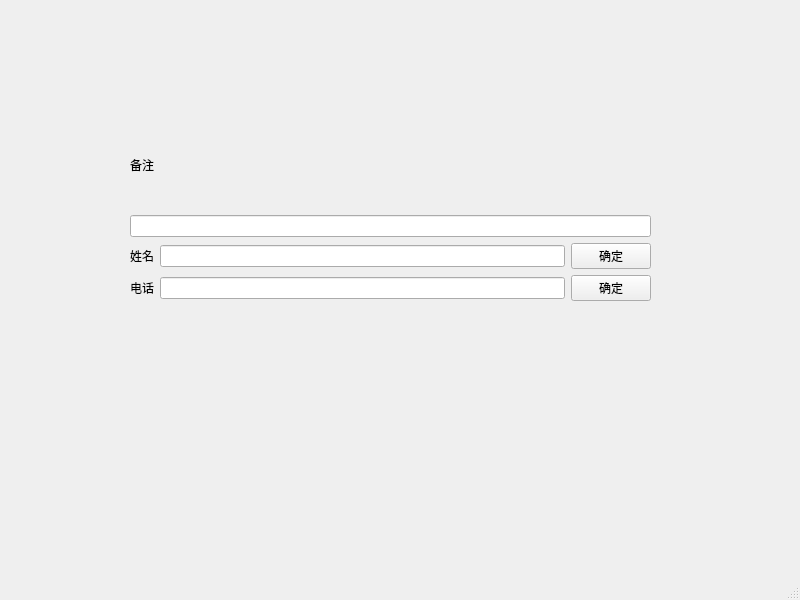
<?xml version="1.0" encoding="UTF-8"?>
<ui version="4.0">
 <class>MainWindow</class>
 <widget class="QMainWindow" name="MainWindow">
  <property name="geometry">
   <rect>
    <x>0</x>
    <y>0</y>
    <width>800</width>
    <height>600</height>
   </rect>
  </property>
  <property name="windowTitle">
   <string>MainWindow</string>
  </property>
  <widget class="QWidget" name="centralwidget">
   <widget class="QWidget" name="">
    <property name="geometry">
     <rect>
      <x>130</x>
      <y>120</y>
      <width>521</width>
      <height>181</height>
     </rect>
    </property>
    <layout class="QVBoxLayout" name="verticalLayout">
     <item>
      <widget class="QLabel" name="label">
       <property name="text">
        <string>备注</string>
       </property>
      </widget>
     </item>
     <item>
      <widget class="QLineEdit" name="lineEdit"/>
     </item>
     <item>
      <layout class="QHBoxLayout" name="horizontalLayout">
       <item>
        <widget class="QLabel" name="label_2">
         <property name="text">
          <string>姓名</string>
         </property>
        </widget>
       </item>
       <item>
        <widget class="QLineEdit" name="lineEdit_2"/>
       </item>
       <item>
        <widget class="QPushButton" name="pushButton">
         <property name="text">
          <string>确定</string>
         </property>
        </widget>
       </item>
      </layout>
     </item>
     <item>
      <layout class="QHBoxLayout" name="horizontalLayout_2">
       <item>
        <widget class="QLabel" name="label_3">
         <property name="text">
          <string>电话</string>
         </property>
        </widget>
       </item>
       <item>
        <widget class="QLineEdit" name="lineEdit_3"/>
       </item>
       <item>
        <widget class="QPushButton" name="pushButton_2">
         <property name="text">
          <string>确定</string>
         </property>
        </widget>
       </item>
      </layout>
     </item>
    </layout>
   </widget>
  </widget>
  <widget class="QMenuBar" name="menubar">
   <property name="geometry">
    <rect>
     <x>0</x>
     <y>0</y>
     <width>800</width>
     <height>24</height>
    </rect>
   </property>
  </widget>
  <widget class="QStatusBar" name="statusbar"/>
 </widget>
 <resources/>
 <connections/>
</ui>
